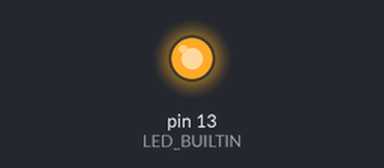
Bench run of a sketch on a simulated Arduino Uno, built with avr-gcc and run on an emulated ATmega328P. On the bench: output pins drawn as LEDs (lit = HIGH). Random numbers use the default seed unless the sketch sets one.

Above: at 0.1 s.
At 38.33 s:
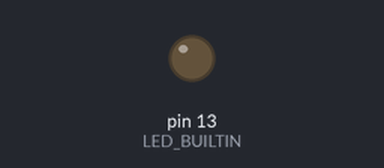
Timing chart, 0 to 40.0 s (numbered marks = the images above):
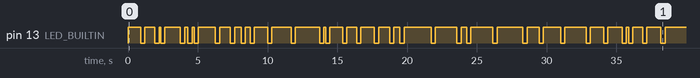

The sketch:

file.ino
```cpp
void initFile(){

};

void setup(){
  pinMode(LED_BUILTIN, OUTPUT);
}

void loop(){
  digitalWrite(LED_BUILTIN, HIGH);
  delay(getRandom());
  digitalWrite(LED_BUILTIN, LOW);
  delay(300);
}

int getRandom(){
  return random(10, 2000);
}
```

Measured:
- by itself, pin 13 (LED_BUILTIN): LOW → HIGH at 0.00 s, → LOW 0.90 s later, → HIGH 0.30 s later, → LOW 0.73 s later, … (65 changes in this stretch)
